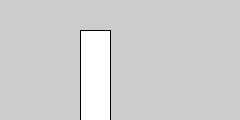
Frame 1 (no input)
Frame 60 (the mouse pressed at the canvas centre just before this capture): identical to frame 1, image omitted
Frame 120 (the mouse held since frame 60 and released just before this capture): identical to frame 1, image omitted

The Processing sketch that drew this single still picture (run headless with seeded random() and noise(); from frame 60 on, the mouse is pressed at the canvas centre):

// Processing sketch: CircleOnScreen
// ── CircleOnScreen.pde
int x = 80;
int y = 30;
int w = 30;
int h = 100;

void setup() {
  size(240, 120);
}

void draw() {
  background(204);
  if ((mouseX > x) && (mouseX < x+w) &&
    (mouseY > y) && (mouseY < y+h)) {
    fill(0);
  } else {
    fill(255);
  }
  rect(x, y, w, h);
}
